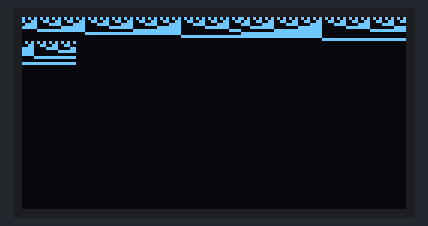
This sketch was run on a simulated ESP32-S3. Parts: 128×64 one-colour display. Wiring (inferred from the names in the program): SSD1306 OLED at I2C address 0x3C. What the sketch prints to the serial monitor is not drawn.

Above: at 0.1 s.

The sketch:

oled-probe.ino
```cpp
#include <Wire.h>

constexpr uint8_t Address = 0x3c;
constexpr size_t Length = 73;

unsigned probe(TwoWire& bus, uint8_t address) {
  bus.beginTransmission(address);
  return bus.endTransmission();
}

bool draw(TwoWire& bus, uint8_t pattern) {
  const uint8_t init[] = {0x00, 0xae, 0x8d, 0x14, 0x20, 0x00, 0xa1, 0xc8, 0xaf};
  bus.beginTransmission(Address);
  bus.write(init, sizeof(init));
  if (bus.endTransmission() != 0) return false;

  bus.beginTransmission(Address);
  bus.write(uint8_t(0x40));
  for (size_t i = 0; i < Length; ++i) bus.write(uint8_t(pattern + i));
  return bus.endTransmission() == 0;
}

void setup() {
  Serial.begin(115200);
  Serial.println("OLED_BOOT");
  if (!Wire.begin(5, 6, 100000)) return;
  Serial.printf("WRONG_PINS=%u\n", probe(Wire, Address));
  Wire.end();
  if (!Wire.begin(8, 9, 100000) || !Wire1.begin(17, 18, 400000)) return;
  Serial.printf("NO_POWER=%u\n", probe(Wire1, Address + 1));
  Wire1.end();
  if (!Wire1.begin(15, 16, 400000)) return;
  Serial.printf("WRITE_ONLY=%u\n", unsigned(Wire.requestFrom(Address, size_t(1), true)));
  const bool first = draw(Wire, 11);
  const bool second = draw(Wire1, 101);
  Serial.printf("OLED_DRAW=%u,%u\n", first, second);
}

void loop() { delay(100); }
```
